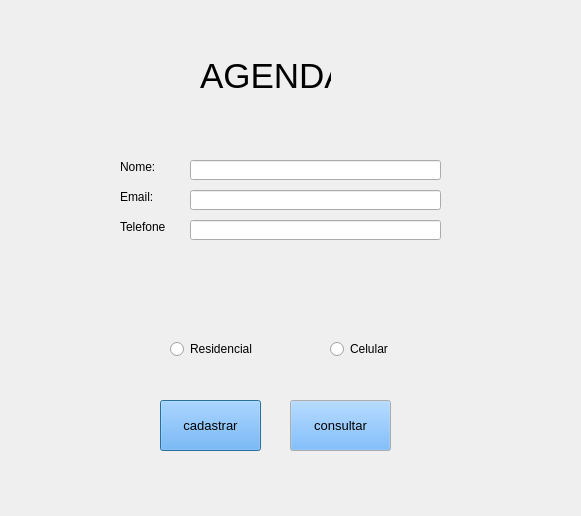
<?xml version="1.0" encoding="UTF-8"?>
<ui version="4.0">
 <class>Dialog</class>
 <widget class="QDialog" name="Dialog">
  <property name="geometry">
   <rect>
    <x>0</x>
    <y>0</y>
    <width>581</width>
    <height>516</height>
   </rect>
  </property>
  <property name="windowTitle">
   <string>Agenda</string>
  </property>
  <property name="layoutDirection">
   <enum>Qt::LeftToRight</enum>
  </property>
  <property name="autoFillBackground">
   <bool>false</bool>
  </property>
  <widget class="QLabel" name="label_2">
   <property name="geometry">
    <rect>
     <x>120</x>
     <y>160</y>
     <width>47</width>
     <height>13</height>
    </rect>
   </property>
   <property name="text">
    <string>Nome:</string>
   </property>
  </widget>
  <widget class="QLabel" name="label_3">
   <property name="geometry">
    <rect>
     <x>120</x>
     <y>190</y>
     <width>47</width>
     <height>13</height>
    </rect>
   </property>
   <property name="text">
    <string>Email:</string>
   </property>
  </widget>
  <widget class="QLabel" name="label_4">
   <property name="enabled">
    <bool>true</bool>
   </property>
   <property name="geometry">
    <rect>
     <x>120</x>
     <y>220</y>
     <width>46</width>
     <height>13</height>
    </rect>
   </property>
   <property name="text">
    <string>Telefone:</string>
   </property>
  </widget>
  <widget class="QLineEdit" name="nome">
   <property name="geometry">
    <rect>
     <x>190</x>
     <y>160</y>
     <width>251</width>
     <height>20</height>
    </rect>
   </property>
  </widget>
  <widget class="QLineEdit" name="email">
   <property name="geometry">
    <rect>
     <x>190</x>
     <y>190</y>
     <width>251</width>
     <height>20</height>
    </rect>
   </property>
  </widget>
  <widget class="QLineEdit" name="telefone">
   <property name="geometry">
    <rect>
     <x>190</x>
     <y>220</y>
     <width>251</width>
     <height>20</height>
    </rect>
   </property>
   <property name="text">
    <string/>
   </property>
  </widget>
  <widget class="QLabel" name="label_5">
   <property name="geometry">
    <rect>
     <x>200</x>
     <y>50</y>
     <width>131</width>
     <height>51</height>
    </rect>
   </property>
   <property name="font">
    <font>
     <pointsize>26</pointsize>
    </font>
   </property>
   <property name="text">
    <string>AGENDA</string>
   </property>
  </widget>
  <widget class="QRadioButton" name="residencial">
   <property name="geometry">
    <rect>
     <x>170</x>
     <y>340</y>
     <width>82</width>
     <height>18</height>
    </rect>
   </property>
   <property name="text">
    <string>Residencial</string>
   </property>
  </widget>
  <widget class="QRadioButton" name="celular">
   <property name="geometry">
    <rect>
     <x>330</x>
     <y>340</y>
     <width>82</width>
     <height>18</height>
    </rect>
   </property>
   <property name="text">
    <string>Celular</string>
   </property>
  </widget>
  <widget class="QPushButton" name="cadastrarContatos">
   <property name="geometry">
    <rect>
     <x>160</x>
     <y>400</y>
     <width>101</width>
     <height>51</height>
    </rect>
   </property>
   <property name="palette">
    <palette>
     <active>
      <colorrole role="Button">
       <brush brushstyle="SolidPattern">
        <color alpha="255">
         <red>85</red>
         <green>170</green>
         <blue>255</blue>
        </color>
       </brush>
      </colorrole>
     </active>
     <inactive>
      <colorrole role="Button">
       <brush brushstyle="SolidPattern">
        <color alpha="255">
         <red>85</red>
         <green>170</green>
         <blue>255</blue>
        </color>
       </brush>
      </colorrole>
     </inactive>
     <disabled>
      <colorrole role="Button">
       <brush brushstyle="SolidPattern">
        <color alpha="255">
         <red>85</red>
         <green>170</green>
         <blue>255</blue>
        </color>
       </brush>
      </colorrole>
     </disabled>
    </palette>
   </property>
   <property name="font">
    <font>
     <pointsize>10</pointsize>
    </font>
   </property>
   <property name="text">
    <string>cadastrar</string>
   </property>
  </widget>
  <widget class="QPushButton" name="consultarContatos">
   <property name="geometry">
    <rect>
     <x>290</x>
     <y>400</y>
     <width>101</width>
     <height>51</height>
    </rect>
   </property>
   <property name="palette">
    <palette>
     <active>
      <colorrole role="Button">
       <brush brushstyle="SolidPattern">
        <color alpha="255">
         <red>85</red>
         <green>170</green>
         <blue>255</blue>
        </color>
       </brush>
      </colorrole>
     </active>
     <inactive>
      <colorrole role="Button">
       <brush brushstyle="SolidPattern">
        <color alpha="255">
         <red>85</red>
         <green>170</green>
         <blue>255</blue>
        </color>
       </brush>
      </colorrole>
     </inactive>
     <disabled>
      <colorrole role="Button">
       <brush brushstyle="SolidPattern">
        <color alpha="255">
         <red>85</red>
         <green>170</green>
         <blue>255</blue>
        </color>
       </brush>
      </colorrole>
     </disabled>
    </palette>
   </property>
   <property name="font">
    <font>
     <pointsize>10</pointsize>
    </font>
   </property>
   <property name="text">
    <string>consultar</string>
   </property>
  </widget>
 </widget>
 <resources/>
 <connections/>
</ui>
